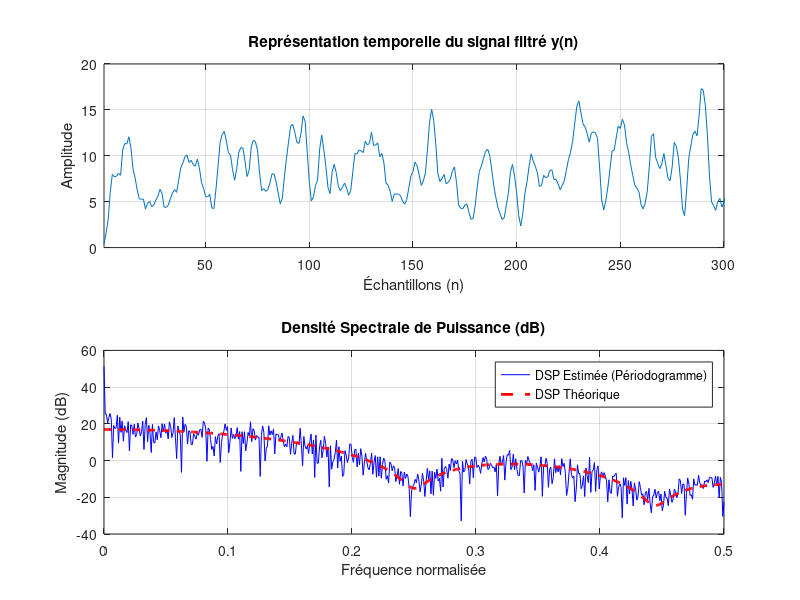

Here is the MATLAB script that generated this plot:
clear;
clc;

%%%%%%%%% Étape 2.2.1 : %%%%%%%%%

%% génération bbgc :

N = 2000;
m = 0;
sigma_carre = 1;
x = abs(sqrt(sigma_carre) + randn(1,N) + m);

%% création du filtre : 

f_1 = 1/4;
f_2 = 4/9;
R = 0;
r = 0.95;

%%% pôles

p_1 = R*exp(1i*2*pi*f_1);
p_2 = R*exp(1i*2*pi*f_2);

%%% zéros

z_1 = r*exp(1i*2*pi*f_1);
z_2 = conj(z_1);
z_3 = r*exp(1i*2*pi*f_2);
z_4 = conj(z_3);

%%% Numérateur

Zeros = [z_1 z_2 z_3 z_4];
B = poly(Zeros);

%%% Dénominateur : 
A = 1;

%% filtrage : 
y = filter(B,A,x);


%% Affichage de la réponse en fréquence (Réjections)
figure;

%%% Représentation temporelle %%%

n = 1:N;
% Plot simple du signal de sortie filtré
subplot(2,1,1);
plot(n, y);
grid on;

xlim([1 300]); 
xlabel('Échantillons (n)');
ylabel('Amplitude');
title('Représentation temporelle du signal filtré y(n)');

%%% Représentation spectrale %%%

fn = 0 : 1/N : 1/2; 

H = freqz(B, A, 2*pi*fn);

subplot(2,1,2);
plot(fn, abs(H), 'LineWidth', 1.5);
grid on;
xlabel('Fréquence normalisée (f)');
ylabel('Gain |H(f)|');
title('Réponse en fréquence du filtre (Réjections à f_1 et f_2)');


%Comparaison avec la DSP

% Spectre de puissance
subplot(2,1,2);
[Pxx, f] = periodogram(y, [], 1024, 1);    % DSP estimée (périodogramme)
H = freqz(B, A, f, 1);                     % Réponse en fréquence théorique
DSP_theorique = abs(H).^2;                 % DSP théorique

plot(f, 10*log10(Pxx), 'b', 'DisplayName', 'DSP Estimée (Périodogramme)'); hold on;
plot(f, 10*log10(DSP_theorique), 'r--', 'LineWidth', 2, 'DisplayName', 'DSP Théorique');
title('Densité Spectrale de Puissance (dB)');
xlabel('Fréquence normalisée'); ylabel('Magnitude (dB)');
legend('show'); grid on;
